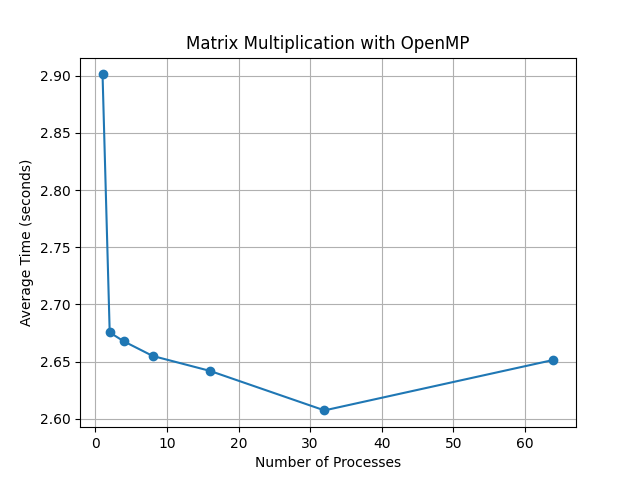

Reproduce this figure in Python.
import numpy as np
from numba import njit, prange
import matplotlib.pyplot as plt
import time
import os


# Функция для перемножения матриц с использованием OpenMP
@njit(parallel=True)
def matrix_multiply(A, B):
    C = np.zeros((A.shape[0], B.shape[1]))
    for i in prange(A.shape[0]):
        for j in prange(B.shape[1]):
            for k in prange(A.shape[1]):
                C[i, j] += A[i, k] * B[k, j]
    return C


# Функция для измерения времени выполнения
def measure_time(func, *args):
    start_time = time.time()
    result = func(*args)
    end_time = time.time()
    return result, end_time - start_time


# Задаем размер матрицы
matrix_size = 1600
num_runs = 5       # Количество запусков для усреднения времени выполнения
# Создаем случайные матрицы A и B
A = np.random.rand(matrix_size, matrix_size)
B = np.random.rand(matrix_size, matrix_size)

# Задаем количество потоков для тестирования
num_threads_values = [1, 2, 4, 8, 16, 32, 64]

# Измеряем время выполнения для разного количества потоков
execution_times = []

for num_threads in num_threads_values:
    os.environ['NUMBA_NUM_THREADS'] = str(num_threads)
    total_time = 0

    for _ in range(num_runs):
        _, elapsed_time = measure_time(matrix_multiply, A, B)
        total_time += elapsed_time

    average_time = total_time/num_runs
    execution_times.append(average_time)

    print(f"Потоков: {num_threads}, Время выполнения: {average_time:.4f} сек")

# Строим график зависимости времени выполнения от количества потоков
plt.plot(num_threads_values, execution_times, marker='o')
plt.title("Matrix Multiplication with OpenMP")
plt.xlabel("Number of Processes")
plt.ylabel("Average Time (seconds)")
plt.grid(True)
plt.show()
